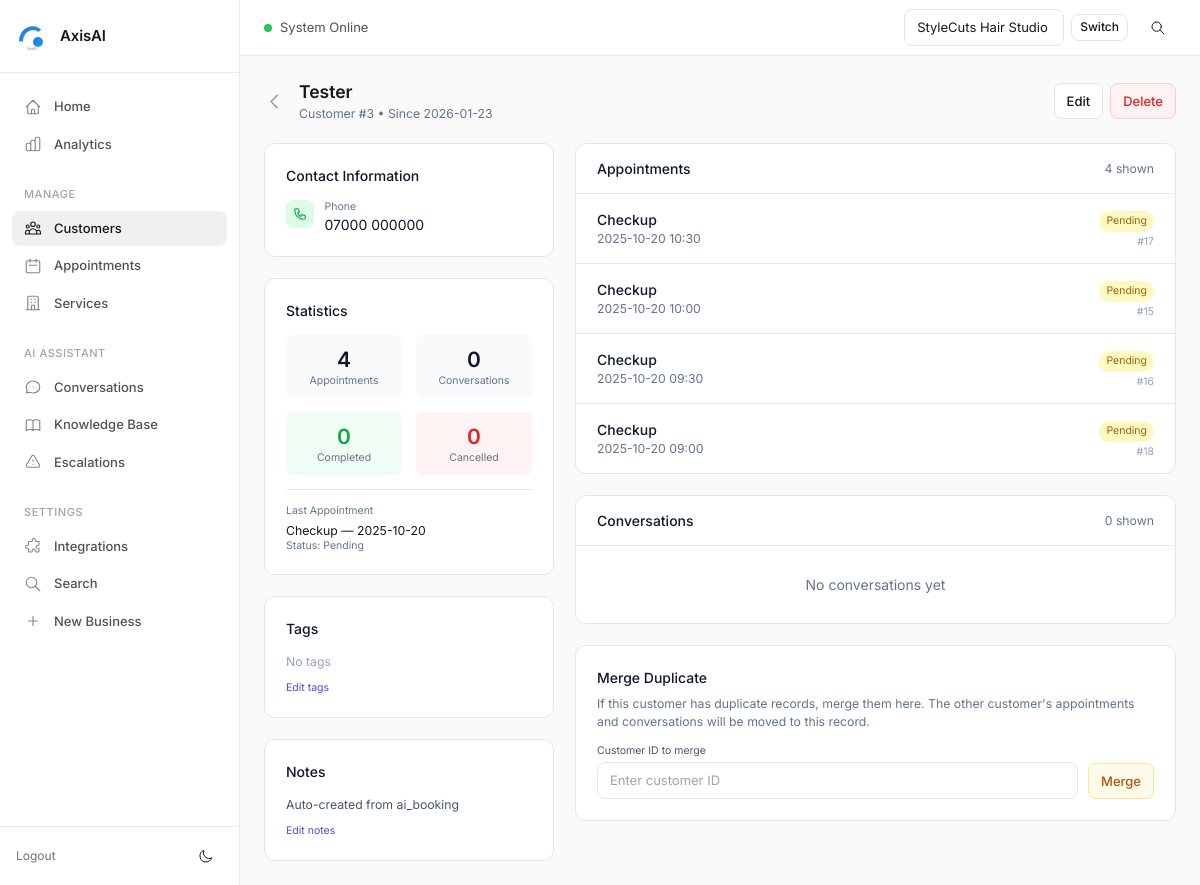
Screenshot of /customers/3 (signed in) with the database file from the repository.
### tables this page shows
CREATE TABLE customers (
            id INTEGER PRIMARY KEY AUTOINCREMENT,
            business_id INTEGER NOT NULL,
            name TEXT,
            email TEXT,
            phone TEXT,
            notes TEXT,
            tags TEXT,
            first_seen_at TEXT NOT NULL DEFAULT CURRENT_TIMESTAMP,
            last_seen_at TEXT NOT NULL DEFAULT CURRENT_TIMESTAMP,
            total_appointments INTEGER NOT NULL DEFAULT 0,
            total_sessions INTEGER NOT NULL DEFAULT 0,
            created_at TEXT NOT NULL DEFAULT CURRENT_TIMESTAMP,
            updated_at TEXT NOT NULL DEFAULT CURRENT_TIMESTAMP,
            FOREIGN KEY (business_id) REFERENCES businesses(id) ON DELETE CASCADE
        );

CREATE TABLE appointments (
            id INTEGER PRIMARY KEY AUTOINCREMENT,
            business_id INTEGER NOT NULL,
            session_id INTEGER,
            date TEXT,
            time TEXT,
            service TEXT,
            created_at TEXT NOT NULL DEFAULT CURRENT_TIMESTAMP, customer_name TEXT, phone TEXT, start_at TEXT, notes TEXT, status TEXT NOT NULL DEFAULT 'pending', external_provider_key TEXT, external_id TEXT, source TEXT, customer_email TEXT, customer_id INTEGER REFERENCES customers(id),
            FOREIGN KEY (business_id) REFERENCES businesses(id),
            FOREIGN KEY (session_id) REFERENCES sessions(id)
        );

### customers_bp.py (the view)
@bp.route("/customers/<int:customer_id>")
def customer_detail(customer_id: int):
    if _need_login():
        return redirect(url_for("auth.login"))
    customer = get_customer_by_id(customer_id)
    if not customer:
        flash("Customer not found.", "err")
        return redirect(url_for("customers.customers_index"))
    if not _can_access(customer["business_id"]):
        flash("Access denied.", "err")
        return redirect(url_for("customers.customers_index"))
    stats = get_customer_stats(customer_id)
    appointments = get_customer_appointments(customer_id, limit=20)
    sessions = get_customer_sessions(customer_id, limit=10)
    return render_template(
        "customer_detail.html",
        customer=customer,
        stats=stats,
        appointments=appointments,
        sessions=sessions
    )

### templates/customer_detail.html (shortened to what this page needs)
{% extends "base.html" %}
{% block content %}
<div class="flex items-center justify-between mb-6">
  <div class="flex items-center gap-4">
    <a href="{{ url_for('customers.customers_index', business_id=customer['business_id']) }}" class="text-slate-400 hover:text-slate-600">
      <svg class="w-6 h-6" fill="none" stroke="currentColor" viewBox="0 0 24 24">
        <path stroke-linecap="round" stroke-linejoin="round" stroke-width="2" d="M15 19l-7-7 7-7"/>
      </svg>
    </a>
    <div>
      <h1 class="text-xl font-semibold">{{ customer['name'] or 'Unknown Customer' }}</h1>
      <p class="text-sm text-slate-500">Customer #{{ customer['id'] }} • Since {{ customer['first_seen_at'][:10] if customer['first_seen_at'] else 'Unknown' }}</p>
    </div>
  </div>
  <div class="flex items-center gap-2">
    <a href="{{ url_for('customers.customer_edit', customer_id=customer['id']) }}" class="btn bg-white border hover:bg-slate-50">Edit</a>
    <form method="post" action="{{ url_for('customers.customer_delete', customer_id=customer['id']) }}" class="inline" onsubmit="return confirm('Delete this customer? This will unlink all appointments and sessions.')">
      <button type="submit" class="btn bg-red-50 text-red-600 border-red-200 hover:bg-red-100">Delete</button>
    </form>
  </div>
</div>
<div class="grid lg:grid-cols-3 gap-6">
  <div class="lg:col-span-1 space-y-6">
    <div class="bg-white rounded-xl border p-6">
      <h2 class="font-medium text-slate-900 mb-4">Contact Information</h2>
      <div class="space-y-4">
        {% if customer['phone'] %}
        <div class="flex items-start gap-3">
          <div class="w-8 h-8 bg-green-100 rounded-lg flex items-center justify-center flex-shrink-0">
          </div>
          <div>
            <div class="text-xs text-slate-500">Phone</div>
            <a href="tel:{{ customer['phone'] }}" class="text-slate-900 hover:text-indigo-600">{{ customer['phone'] }}</a>
          </div>
        </div>
        {% endif %}
      </div>
    </div>
    <div class="bg-white rounded-xl border p-6">
      <h2 class="font-medium text-slate-900 mb-4">Statistics</h2>
      <div class="grid grid-cols-2 gap-4">
        <div class="text-center p-3 bg-slate-50 rounded-lg">
          <div class="text-2xl font-semibold text-slate-900">{{ stats['total_appointments'] }}</div>
          <div class="text-xs text-slate-500">Appointments</div>
        </div>
        <div class="text-center p-3 bg-slate-50 rounded-lg">
          <div class="text-2xl font-semibold text-slate-900">{{ stats['total_sessions'] }}</div>
          <div class="text-xs text-slate-500">Conversations</div>
        </div>
        <div class="text-center p-3 bg-green-50 rounded-lg">
          <div class="text-2xl font-semibold text-green-600">{{ stats['completed_appointments'] }}</div>
          <div class="text-xs text-slate-500">Completed</div>
        </div>
        <div class="text-center p-3 bg-red-50 rounded-lg">
          <div class="text-2xl font-semibold text-red-600">{{ stats['cancelled_appointments'] }}</div>
          <div class="text-xs text-slate-500">Cancelled</div>
        </div>
      </div>
      {% if stats['last_appointment'] %}
      <div class="mt-4 pt-4 border-t">
        <div class="text-xs text-slate-500 mb-1">Last Appointment</div>
        <div class="text-sm">{{ stats['last_appointment']['service'] or 'Service' }} — {{ stats['last_appointment']['start_at'][:10] if stats['last_appointment']['start_at'] else 'Unknown' }}</div>
        <div class="text-xs text-slate-500">Status: {{ stats['last_appointment']['status'] | capitalize }}</div>
      </div>
      {% endif %}
    </div>
    <div class="bg-white rounded-xl border p-6">
      <h2 class="font-medium text-slate-900 mb-4">Tags</h2>
      {% if customer['tags'] %}
      <div class="flex flex-wrap gap-2">
        {% for tag in customer['tags'].split(',') %}
        {% if tag.strip() %}
        <span class="inline-block px-3 py-1 text-sm rounded-full bg-indigo-100 text-indigo-700">{{ tag.strip() }}</span>
        {% endif %}
        {% endfor %}
      </div>
      {% else %}
      <p class="text-slate-400 text-sm">No tags</p>
      {% endif %}
      <a href="{{ url_for('customers.customer_edit', customer_id=customer['id']) }}" class="text-xs text-indigo-600 hover:underline mt-3 inline-block">Edit tags</a>
    </div>
    <div class="bg-white rounded-xl border p-6">
      <h2 class="font-medium text-slate-900 mb-4">Notes</h2>
      {% if customer['notes'] %}
      <div class="text-sm text-slate-600 whitespace-pre-wrap">{{ customer['notes'] }}</div>
      {% else %}
      <p class="text-slate-400 text-sm">No notes</p>
      {% endif %}
      <a href="{{ url_for('customers.customer_edit', customer_id=customer['id']) }}" class="text-xs text-indigo-600 hover:underline mt-3 inline-block">Edit notes</a>
    </div>
  </div>
  <div class="lg:col-span-2 space-y-6">
    <div class="bg-white rounded-xl border">
      <div class="px-6 py-4 border-b flex items-center justify-between">
        <h2 class="font-medium text-slate-900">Appointments</h2>
        <span class="text-sm text-slate-500">{{ appointments|length }} shown</span>
      </div>
      {% if appointments %}
      <div class="divide-y">
        {% for appt in appointments %}
        <div class="px-6 py-4 flex items-center justify-between hover:bg-slate-50">
          <div>
            <div class="font-medium text-slate-900">{{ appt['service'] or 'Appointment' }}</div>
            <div class="text-sm text-slate-500">
              {% if appt['start_at'] %}
              {{ appt['start_at'][:16] }}
              {% else %}
              Created: {{ appt['created_at'][:10] }}
              {% endif %}
            </div>
          </div>
          <div class="text-right">
            <span class="inline-block px-2 py-1 text-xs rounded-full
              {% if appt['status'] == 'confirmed' %}bg-green-100 text-green-700
              {% elif appt['status'] == 'pending' %}bg-yellow-100 text-yellow-700
              {% elif appt['status'] == 'cancelled' %}bg-red-100 text-red-700
              {% elif appt['status'] == 'completed' %}bg-blue-100 text-blue-700
              {% else %}bg-slate-100 text-slate-700{% endif %}">
              {{ appt['status'] | capitalize }}
            </span>
            <div class="text-xs text-slate-400 mt-1">#{{ appt['id'] }}</div>
          </div>
        </div>
        {% endfor %}
      </div>
      {% else %}
      <div class="px-6 py-8 text-center text-slate-500">
        No appointments yet
      </div>
      {% endif %}
    </div>
    <div class="bg-white rounded-xl border">
      <div class="px-6 py-4 border-b flex items-center justify-between">
        <h2 class="font-medium text-slate-900">Conversations</h2>
        <span class="text-sm text-slate-500">{{ sessions|length }} shown</span>
      </div>
      {% if sessions %}
      <div class="divide-y">
        {% for sess in sessions %}
        <div class="px-6 py-4 hover:bg-slate-50">
          <div class="flex items-center justify-between mb-2">
            <div class="text-sm font-medium text-slate-900">Session #{{ sess['id'] }}</div>
            <div class="text-xs text-slate-500">{{ sess['created_at'][:16] if sess['created_at'] else '' }}</div>
          </div>
          <div class="flex items-center gap-4 text-sm text-slate-500">
            <span>{{ sess['message_count'] or 0 }} messages</span>
            {% if sess['channel'] and sess['channel'] != 'web' %}
            <span class="px-2 py-0.5 bg-slate-100 rounded text-xs">{{ sess['channel'] }}</span>
            {% endif %}
          </div>
          {% if sess['last_message'] %}
          <div class="mt-2 text-sm text-slate-600 truncate">
            "{{ sess['last_message'][:100] }}{% if sess['last_message']|length > 100 %}...{% endif %}"
          </div>
          {% endif %}
        </div>
        {% endfor %}
      </div>
      {% else %}
      <div class="px-6 py-8 text-center text-slate-500">
        No conversations yet
      </div>
      {% endif %}
    </div>
    <div class="bg-white rounded-xl border p-6">
      <h2 class="font-medium text-slate-900 mb-2">Merge Duplicate</h2>
      <p class="text-sm text-slate-500 mb-4">If this customer has duplicate records, merge them here. The other customer's appointments and conversations will be moved to this record.</p>
      <form method="post" action="{{ url_for('customers.customer_merge', customer_id=customer['id']) }}" class="flex items-end gap-3" onsubmit="return confirm('This will merge the selected customer into this one and delete the duplicate. Continue?')">
        <div class="flex-1">
          <label class="block text-xs text-slate-600 mb-1">Customer ID to merge</label>
          <input type="number" name="merge_with" placeholder="Enter customer ID" class="input w-full" required min="1">
        </div>
        <button type="submit" class="btn bg-amber-50 text-amber-700 border-amber-200 hover:bg-amber-100">Merge</button>
      </form>
    </div>
  </div>
</div>
{% endblock %}

### rows the page displays
customers: name "Tester", id "3", first_seen_at "2026-01-23", phone "07000 000000", notes "Auto-created from ai_booking"
appointments: service "Checkup", start_at "2025-10-20", last_appointment.status "Pending", start_at "2025-10-20 10:30", status "Pending", id "17"
appointments: service "Checkup", start_at "2025-10-20 10:00", status "Pending", id "15"
appointments: service "Checkup", start_at "2025-10-20 09:30", status "Pending", id "16"
appointments: service "Checkup", start_at "2025-10-20 09:00", status "Pending", id "18"

### other values shown
{{ stats['total_appointments'] }} "4"
{{ stats['total_sessions'] }} "0"
{{ stats['completed_appointments'] }} "0"
{{ stats['cancelled_appointments'] }} "0"
{{ appointments|length }} "4"
{{ sessions|length }} "0"
form field active_business_id "StyleCuts Hair Studio"
